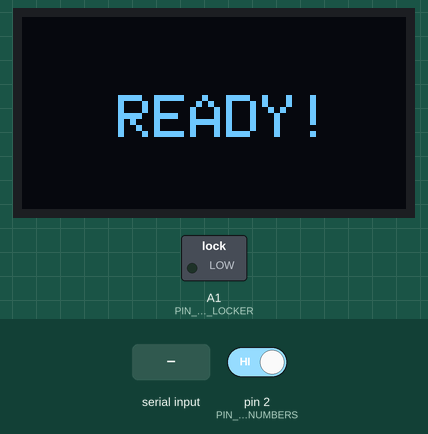
A sketch run on a simulated Arduino Uno, built with avr-gcc and run on an emulated ATmega328P. On the bench: 128×64 one-colour display, switched loads named in the sketch (green lamp = pin HIGH). The test bench sets the inputs (shaded band); at power-on: pin 2 (PIN_DIALER_NUMBERS) HIGH. What the sketch prints to the serial monitor is not drawn.

Above: at 2.7 s.
2.8 s: pin 2 (PIN_DIALER_NUMBERS) driven LOW
At 4.0 s:
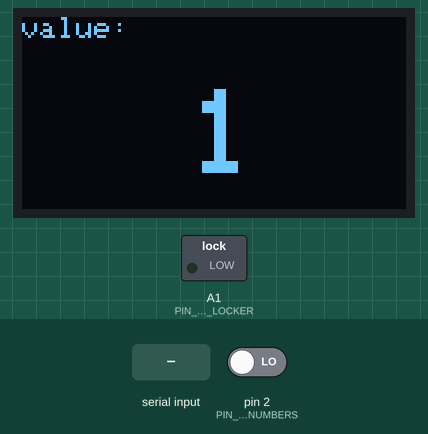
4.3 s: "APR+1\n" received over the second serial link
At 4.8 s:
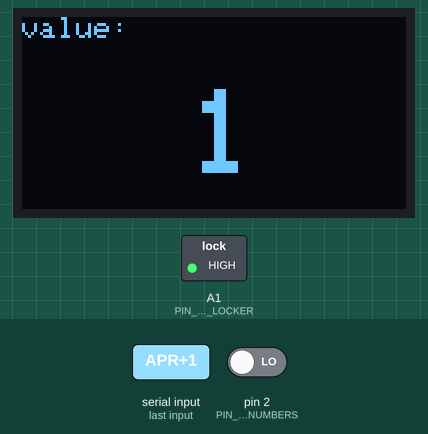
5.8 s: "APR+0\n" received over the second serial link
At 6.1 s:
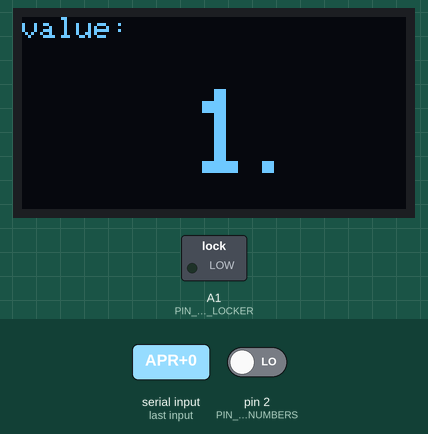
Timing chart, 0 to 8.8 s (numbered marks = the images above; inputs shaded):
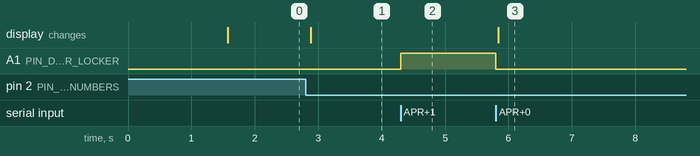

The sketch:

arduino-bluetooth-dialer.ino
```cpp
#include <SPI.h>
#include <Wire.h>
#include <Adafruit_GFX.h>
#include <Adafruit_SSD1306.h>

#include <AltSoftSerial.h>


#define SCREEN_WIDTH 128 // OLED display width, in pixels
#define SCREEN_HEIGHT 64 // OLED display height, in pixels

// SCL - A5
// SDA - A4
// Declaration for an SSD1306 display connected to I2C (SDA, SCL pins)
#define OLED_RESET -1 // Reset pin # (or -1 if sharing Arduino reset pin)

// пин ввода цифры подключает
// подключается через внешний pulldown резистор
#define PIN_DIALER_NUMBERS 2

// пин "замка" ввода цифры
// подключается через внешний pulldown резистор
#define PIN_DIALER_LOCKER A1

#define DEBOUNCER_DIALER_MILLISECONDS 80
#define DEBOUNCER_DIALER_LOCKER_MILLISECONDS 80

Adafruit_SSD1306 display(SCREEN_WIDTH, SCREEN_HEIGHT, &Wire, OLED_RESET);

#define LED_PIN A1

AltSoftSerial altSerial;
//AltSoftSerial rxPin = D8
//AltSoftSerial txPin = D9
String btLineBuffer;

// таймеры компенсации дребезга
volatile unsigned long debouncerDialerTimer = 0;
unsigned long debouncerDialerLockerTimer = 0;

// счетчик размыканий контактов набирателя
volatile unsigned char dialerIntrruptCounter = 0; // счетчик вода цифр в интерапторе
byte dialerCounter = 0;

bool isDialingInProgress = false;


void setup() {
  Serial.begin(9600);
  while (!Serial);
  Serial.println("Serial online!");


  // SSD1306_SWITCHCAPVCC = generate display voltage from 3.3V internally
  if(!display.begin(SSD1306_SWITCHCAPVCC, 0x3C)) { // Address 0x3D for 128x64
    Serial.println(F("SSD1306 allocation failed"));
    for(;;); // Don't proceed, loop forever
  }

  attachInterrupt(digitalPinToInterrupt(PIN_DIALER_NUMBERS), onDialerIntrrupt, FALLING);
  pinMode(PIN_DIALER_LOCKER, INPUT);

  pinMode(LED_PIN, OUTPUT);

  // bluetooth init
  altSerial.begin(9600);
  delay(1500);
  altSerial.print("APT+SPP8888\r\n");
  Serial.println("ARD:Ready");

  printReady();
}

void printReady(){
  display.clearDisplay();
  display.setTextSize(2);             // Normal 1:1 pixel scale
  display.setTextColor(SSD1306_WHITE);        // Draw white text
  display.setCursor(32,26);             // Start at top-left corner
  display.println(F("READY!"));
  display.display();
}

void onDialerIntrrupt() {
  bool debouncerDialerCounterLocked = millis() - debouncerDialerTimer < DEBOUNCER_DIALER_MILLISECONDS;

  // компенсация дребезга ввода цифр
  if (!debouncerDialerCounterLocked) {
    debouncerDialerTimer = millis();

    dialerIntrruptCounter++;
  }
}

void loop() {
  dialerLoop();
  bluetoothLoop();
}

void bluetoothLoop(){
    char c;

    if (Serial.available()) {
        c = Serial.read();
        altSerial.print(c);
    }
    if (altSerial.available()) {
        c = altSerial.read();
        //Serial.print(c);

        if(c != '\n'){
            btLineBuffer += c;
        } else {
            // end of line
            Serial.print("BK8000L:");
            Serial.println(btLineBuffer);
            checkCmd(btLineBuffer);

            btLineBuffer = "";
        }
    }
}

void checkCmd(String cmd){
    if(cmd.startsWith("APR+1")){
        digitalWrite(LED_PIN, HIGH);

    } else if(cmd.startsWith("APR+0")) {
        digitalWrite(LED_PIN, LOW);
    }
}

void dialerLoop() {
  bool debouncerDialerLockerLocked = millis() - debouncerDialerLockerTimer < DEBOUNCER_DIALER_LOCKER_MILLISECONDS;

  // компенсация дребезга замка ввода
  if (!debouncerDialerLockerLocked) {
        debouncerDialerLockerTimer = millis();

        bool isDialingInProgressUpdated = digitalRead(PIN_DIALER_LOCKER);
        byte dialerCounterUpdated = getCurrentDialerIntrruptCounter();

        // значение счетчика было увеличено
        bool isDialerCounterIncreased = dialerCounter < dialerCounterUpdated;

        // замок перешел с состояния "разблокированный" в "заблокированный"
        bool isDialingFinished = isDialingInProgress && !isDialingInProgressUpdated;

        if (isDialerCounterIncreased || (dialerCounterUpdated > 0 && isDialingFinished)){
            onDialerInput(!isDialingFinished, dialerCounterUpdated);
        }

        // ввод закончен
        if (isDialingFinished){
            resetCurrentDialerIntrruptCounter();
        }

        isDialingInProgress = isDialingInProgressUpdated;
        dialerCounter = dialerCounterUpdated;
   }
}

void onDialerInput(bool isInProgress, byte dialerCounter){
    byte dialerValue = dialerCounter >= 10 ? 0 : dialerCounter;
    printValue(!isInProgress, dialerValue);

//    if (isInputInProgress) {
//        // ввод закончен
//    } else {
//        // ввод начат
//    }
}

byte getCurrentDialerIntrruptCounter() {
    noInterrupts();
    char dialerCounter = dialerIntrruptCounter;
    interrupts();
    return dialerCounter;
}

void resetCurrentDialerIntrruptCounter() {
    noInterrupts();
    dialerIntrruptCounter = 0;
    interrupts();
}

void printValue(bool isFinal, byte value) {
    if(isFinal) Serial.print("[F]");
    Serial.print("input value: ");
    Serial.println(value);


    display.clearDisplay();

    display.setTextSize(1);             // Normal 1:1 pixel scale
    display.setTextColor(SSD1306_WHITE);        // Draw white text
    display.setCursor(0,0);             // Start at top-left corner
    display.println(F("value: "));

    display.setCursor(56,24);             // Start at top-left corner
    display.setTextSize(4);             // Normal 1:1 pixel scale
    display.println(value);

    if(isFinal){
        display.fillRect(80, 48, 4, 4, WHITE);
    }

    display.display();
}
```

Measured:
- after the input at 2.8 s, the display: changes after 0.08 s (image 1)
- after the input at 4.3 s, A1 (PIN_DIALER_LOCKER): LOW → HIGH at once
- after the input at 5.8 s, A1 (PIN_DIALER_LOCKER): HIGH → LOW at once; the display: changes at once (image 3)
